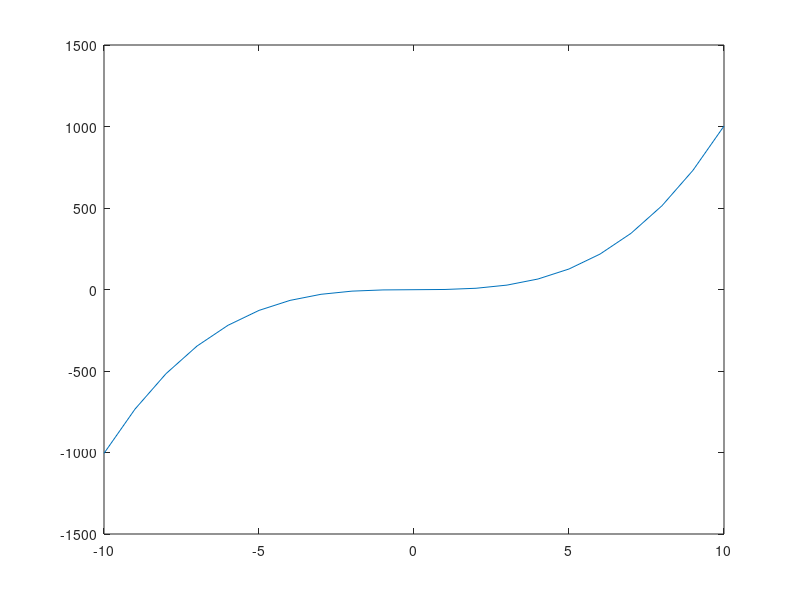

Recreate this plot in MATLAB. (Note: this script raises an error after producing the figure.)
F = @(x) x.^3+0.4.*x-1.2;
X = -10:1:10;
plot(X,F(X));
a = -1;
b  = 1;
eps = 0.01;

[der1, der2] = der();
der();
%----------------Метод деления отрезка пополам-------------
while abs(a - b) > eps
    x0 = (a + b) / 2; 
    if ((F(x0) * F(a)) < 0) 
        b = x0;
    else
        a = x0;
    end
end
x0;
%----------------------------------------------------------

a = -1;
b = 1;
%----------------Метод Ньютона-----------------------------
if F(a)*der2(a) > 0
    Xk = b;
else
    Xk = a;
end
while abs(F(Xk)) > eps
    X0 = Xk;
    Xk =  X0 - (F(X0)/(der1(X0)));
    Yk = F(Xk);
end
X0;
%----------------------------------------------------------


a = -1;
b  = 1;
%---------------Метод простой итерации---------------------
X0_ = metod_prost_iteraz(F,a,eps,der1);
function q = metod_prost_iteraz(F,a,eps,der1)
    M = @(a) 1.01.*der1(a);
    p = M(a);
    func_2 = @(q) q-F(q)./p; 
    q = a;
    proverka = 1;
    while proverka > eps
        q = a;  
        a = func_2(q);
        proverka = abs(a - q);
    end
end
%----------------------------------------------------------

%Производная и производная второго порядка
function [der1, der2] = der()
    syms x; %переменная
    f = x.^3+0.4.*x-1.2;
    der1 = matlabFunction(diff(f));
    der2 = matlabFunction(diff(f, 2));
end

